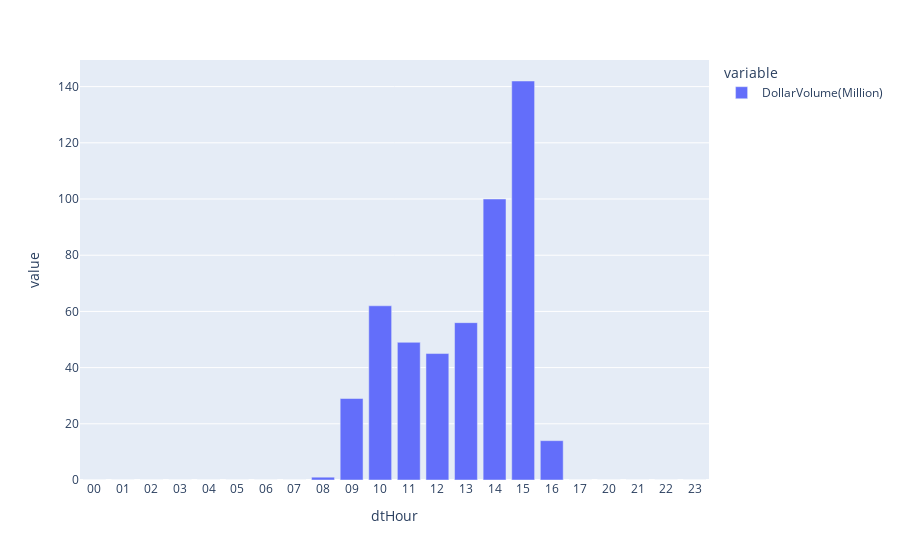

Notebook code cell kept with this figure:
### Code cell
#plot line graph based on spark query results using seaborn
#import seaborn as sns
#sns.set_theme()
#ax = sns.relplot(
#    data=order_df_analysis.select('dtHour','DollarVolume').withColumn('DollarVolume(millions)',f.col('DollarVolume')/1000000).orderBy('dtHour').toPandas(), 
#    height=3, aspect=3.5, kind='line',
#    x="dtHour", y="DollarVolume(millions)"
#) 
trade_df_analysis.pandas_api().set_index('dtHour')[['DollarVolume(Million)']].plot.bar()

### Figure 1 — Plotly figure (JSON) as saved in the notebook; plotly's stock layout.template omitted (floating-point values rounded to 4 significant figures)
{"data": [{"alignmentgroup": "True", "hovertemplate": "variable=DollarVolume(Million)<br>dtHour=%{x}<br>value=%{y}<extra></extra>", "legendgroup": "DollarVolume(Million)", "marker": {"color": "#636efa", "pattern": {"shape": ""}}, "name": "DollarVolume(Million)", "offsetgroup": "DollarVolume(Million)", "orientation": "v", "showlegend": true, "textposition": "auto", "type": "bar", "x": ["00", "01", "02", "03", "04", "05", "06", "07", "08", "09", "10", "11", "12", "13", "14", "15", "16", "17", "20", "21", "22", "23"], "xaxis": "x", "y": [0, 0, 0, 0, 0, 0, 0, 0, 1, 29, 62, 49, 45, 56, 100, 142, 14, 0, 0, 0, 0, 0], "yaxis": "y"}], "layout": {"autosize": true, "barmode": "relative", "legend": {"title": {"text": "variable"}, "tracegroupgap": 0}, "margin": {"t": 60}, "xaxis": {"anchor": "y", "autorange": true, "domain": [0, 1], "range": [-0.5, 21.5], "title": {"text": "dtHour"}, "type": "category"}, "yaxis": {"anchor": "x", "autorange": true, "domain": [0, 1], "range": [0, 149.5], "title": {"text": "value"}, "type": "linear"}}}
